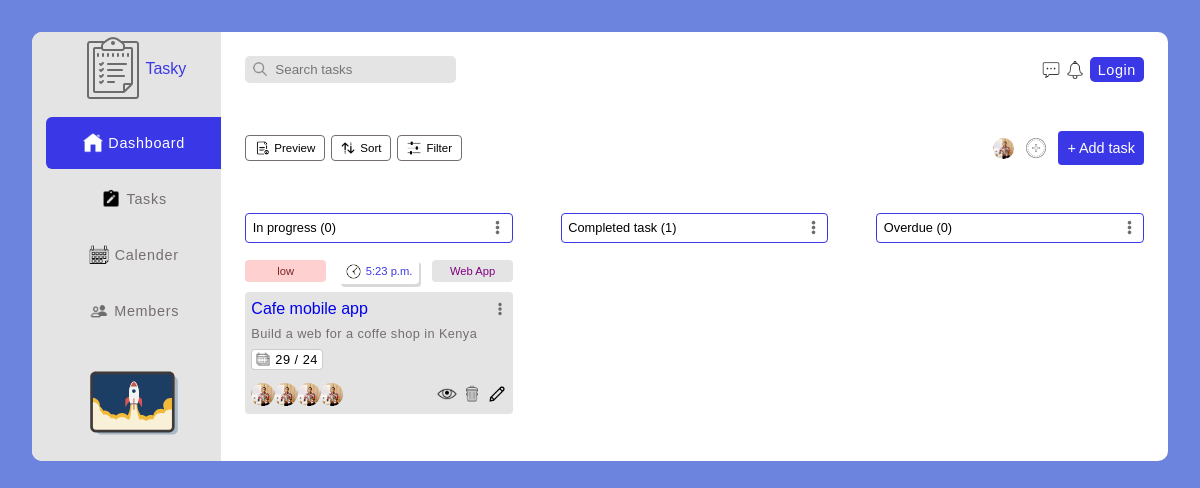
Before: / with the older database file.
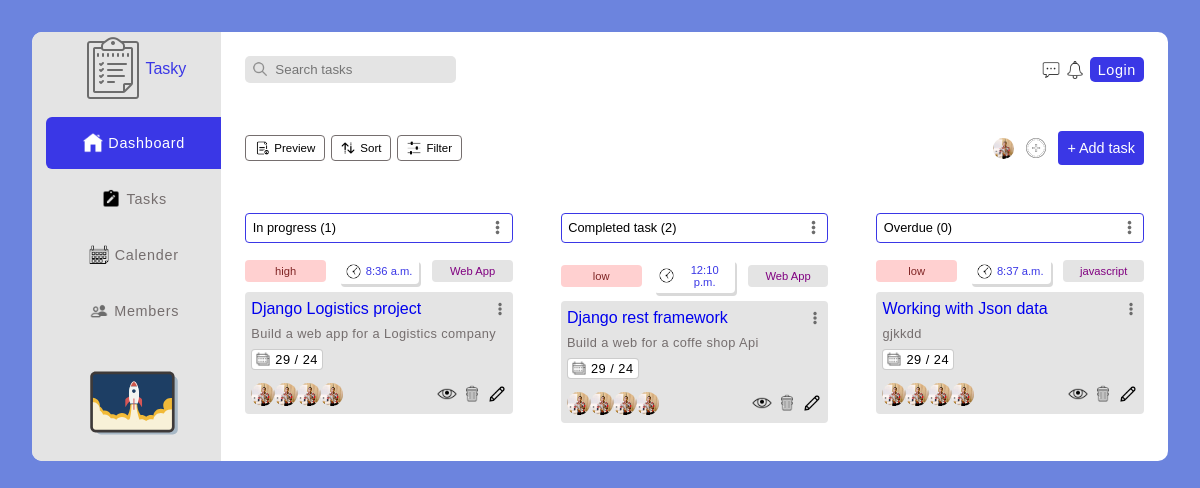
After: the same page with the newer database file.
### task/models.py (models this page shows, shortened)
class Task(models.Model):
    STATUS_CHOICES = (
        ('in progress', 'in progress'),
        ('completed', 'Completed'),
        ('overdue', 'Overdue')
    )
    PRIORITY_CHOICES = (
        ('low', 'Low'),
        ('medium', 'Medium'),
        ('high', 'High')
    )
    task_creator = models.ForeignKey(
        User, on_delete=models.CASCADE, related_name="Task_Manager")
    assigned_to = models.ForeignKey(User, on_delete=models.DO_NOTHING)
    title = models.CharField(max_length=100)
    priority = models.CharField(
        max_length=15, choices=PRIORITY_CHOICES)
    status = models.CharField(
        max_length=15, choices=STATUS_CHOICES)
    category = models.CharField(max_length=100)
    description = models.TextField()
    timestamp = models.DateTimeField(auto_now_add=True)
    due_date = models.DateTimeField()
    class Meta:
        ordering = ['-timestamp']
    def get_absolute_url(self):
        return reverse("task:task-details", kwargs={"pk": self.pk})
    def get_update_url(self):
        return reverse("task:task-update", kwargs={"pk": self.pk})

### task/views.py (the view)
# urls.py: path('', Index.as_view(), name='index'),
class Index(TemplateView):
    template_name = 'task/index.html'
    def get_context_data(self, **kwargs):
        tasks = Task.objects.all()
        context = super().get_context_data(**kwargs)
        context['inprogress_tasks'] = tasks.filter(status="in progress")
        context['overdue_tasks'] = tasks.filter(status="overdue")
        context['completed_tasks'] = tasks.filter(status="completed")
        context['tasks'] = tasks
        context['title'] = 'Task Management'
        context['addtaskform'] = AddTaskForm
        return context

### account/models.py (called while the page is built)
    def __str__(self):
        return self.username

### task/templates/task/index.html (shortened to what this page needs)
{% extends 'base.html' %}
{% load static %}
{% block content %}
<div class="pry-container">
    {% include 'sidebar.html' %}
    <section class="main-container">
        {% include 'top-nav.html' %}
        {% include 'bottom-nav.html' %}
        <div class="grid three-containers-grid status-grid-container">
                <div class="flex flex-btw status-grid inprogress-bar">
                    <p>In progress <span>({{inprogress_tasks.count}})</span></p>
                    <img src="{% static 'img/icons/icons8-menu-vertical-50.png' %}" alt="" srcset="">
                </div>
                <div class="flex flex-btw status-grid completed-bar">
                    <p>Completed task <span>({{completed_tasks.count}})</span></p>
                    <img src="{% static 'img/icons/icons8-menu-vertical-50.png' %}" alt="" srcset="">
                </div>
                <div class="flex flex-btw status-grid overdue-bar">
                    <p>Overdue <span>({{overdue_tasks.count}})</span></p>
                    <img src="{% static 'img/icons/icons8-menu-vertical-50.png' %}" alt="" srcset="">
                </div>
        </div>
        <div class="grid three-containers-grid task-grid-container">
            {% for task in tasks %}
            <div>
                <div class="grid align-ctr three-containers-grid priority-time-category">
                    <div class="priority">{{task.priority}}</div>
                    <div class="flex-ctr justify-ctr time">
                        <img src="{% static 'img/icons/icons8-time-50.png' %}" alt="" srcset="">
                        {{task.timestamp|date:"g:i a"}}
                    </div>
                    <div class="category">{{task.category}}</div>
                </div>
                <div class="task-details">
                    <div class="flex flex-btw task-title">
                        <a href="{{task.get_absolute_url}}">{{task.title}}</a>
                        <img src="{% static 'img/icons/icons8-menu-vertical-50.png' %}" alt="" srcset="">
                    </div>
                    <p class="task-desc">
                        {{task.description}}
                    </p>
                    <div class="flex-ctr task-date">
                        <img src="{% static 'img/icons/icons8-calender-64.png' %}" alt="" srcset="">
                        {{task.due_date|date:"j / y"}}
                    </div>
                    <div class="flex flex-btw users-icons">
                        <div class="relative flex profile-pix">
                            <img src="{% static 'img/profile-pic.jpg' %}" alt="" srcset="" class="cover circle">
                            <img src="{% static 'img/profile-pic.jpg' %}" alt="" srcset="" class="cover circle">
                            <img src="{% static 'img/profile-pic.jpg' %}" alt="" srcset="" class="cover circle">
                            <img src="{% static 'img/profile-pic.jpg' %}" alt="" srcset="" class="cover circle">
                        </div>
                        <div class="flex-ctr icons-div">
                            <img src="{% static 'img/icons/icons8-eye-50.png' %}" alt="" srcset="">
                            <img src="{% static 'img/icons/icons8-trash-can-100.png' %}" alt="" srcset="">
                            <a href="{{task.get_update_url}}" class="edit-task">
                                <img src="{% static 'img/icons/icons8-edit-32.png' %}" alt="" srcset="">
                            </a>
                        </div>
                    </div>
                </div>
            </div>
            {% empty %}
            <h4>No task  added</h4>
            {% endfor %}
        </div>
    </section>
</div>
{% endblock content %}

### templates/base.html (shortened to what this page needs)
{% load static %}
<html lang="en">
  {% include 'head.html' %}
  <body id="body">
      {% block content %}
      {% endblock content %}
  </body>
</html>

### templates/head.html (shortened to what this page needs)
{% load static %}
<head>
    <link rel="stylesheet" href="{% static '/css/resets-classes.css' %}" />
    <link rel="stylesheet" href="{% static '/css/styles.css' %}" />
</head>

### templates/sidebar.html
{% load static %}
<aside class="aside">
   <a href="{% url "task:index" %}" class="flex-ctr-ctr logo">
    <img src="{% static 'img/icons/icons8-tasks-64.png' %}" alt="" srcset="">
    Tasky
   </a>
   <ul>
    <li>
        <a href="http://" target="_blank" rel="noopener noreferrer" class="flex-ctr-ctr active">
            <img src="{% static 'img/icons/icons8-home-50.png' %}" alt="" srcset="">
        Dashboard
        </a>
    </li>
    <li>
        <a href="http://" class="flex-ctr-ctr">
            <img src="{% static 'img/icons/icons8-task-24.png' %}" alt="" srcset="">
        Tasks
        </a>
    </li>
    <li>
        <a href="http://" class="flex-ctr-ctr">
            <img src="{% static 'img/icons/icons8-business-64.png' %}" alt="" srcset="" class="">
        Calender
        </a>
    </li>
    <li>
        <a href="http://" class="flex-ctr-ctr">
            <img src="{% static 'img/icons/icons8-member-48.png' %}" alt="" srcset="" class="">
        Members
        </a>
    </li>
   </ul>
   <div class=" upgrade-div">
    <img src="{% static 'img/icons/rocket.svg' %}" alt="" srcset="" class="cover rocket">
   </div>
</aside>

### templates/top-nav.html
{% load static %}
<div class="flex flex-btw top-nav">
  <div class="search-bar-container">
    <img
      src="{% static 'img/icons/icons8-search-100.png' %}"
      alt=""
      srcset=""
    />
    <input
      type="search"
      name="search-task"
      id=""
      placeholder="Search tasks"
      class="search-tasks"
    />
  </div>
  <div class="flex notification-icons">
    <img
      src="{% static 'img/icons/icons8-message-50.png' %}"
      alt=""
      srcset=""
      class="icons"
    />
    <img
      src="{% static 'img/icons/icons8-notification-50.png' %}"
      alt=""
      srcset=""
      class="icons"
    />
    {% if request.user.is_authenticated %}
    <img
      src="{% static 'img/profile-pic.jpg' %}"
      alt=""
      srcset=""
      class="icons profile-pic"
    />
    <a href="{% url 'logout' %}" class="auth-btn logout-btn">Logout</a>
    {% else %}
    <a href="{% url 'login' %}" class="auth-btn login-btn">Login</a>
    {% endif %}
  </div>
</div>

### templates/bottom-nav.html
{% load static %}
<div class="flex flex-btw bottom-nav">
  <div class="flex prev-filter-sort">
    <div class="flex">
      <img
        src="{% static 'img/icons/icons8-preview-100.png' %}"
        alt=""
        srcset=""
      />
      <p>Preview</p>
    </div>
    <div class="flex sort">
      <img src="{% static 'img/icons/icons8-sort-24.png' %}" alt="" srcset="" />
      <p>Sort</p>
    </div>
    <div class="flex filter">
      <img
        src="{% static 'img/icons/icons8-filter-100.png' %}"
        alt=""
        srcset=""
      />
      <p>Filter</p>
    </div>
  </div>
  <div class="flex add-profile">
    <div class="relative flex profiles">
      <img
        src="{% static 'img/profile-pic.jpg' %}"
        alt=""
        srcset=""
        class="cover"
      />
    </div>
    <img
      src="{% static 'img/icons/icons8-add-80.png' %}"
      alt=""
      srcset=""
      class="add-icon"
    />
    <div class="pointer add-task" id="add-task-btn">
      <p>+ Add task</p>
    </div>
  </div>
</div>

### static/css/styles.css (style rules this page uses)
.pry-container { display: grid; grid-template-columns: 1fr 5fr; }
.main-container { padding: 1.5rem; padding-bottom: 0.5rem; border-top-right-radius: 10px; border-bottom-right-radius: 10px; }
.aside { position: relative; background-color: #e4e4e4; border: none; padding: 0.3rem 0 0.5rem 0.9rem; border-top-left-radius: 10px; border-bottom-left-radius: 10px; }
.aside a.logo { margin-bottom: 1rem; color: #3a37e6; }
.aside ul { margin-bottom: 1rem; }
.aside li a { color: #756e6e; border-top-left-radius: 6px; border-bottom-left-radius: 6px; text-align: center; padding: 1rem 0.3rem; margin-bottom: 0.25rem; gap: 0.35rem; font-size: 0.9rem; letter-spacing: 0.7; }
.aside li a.active, .aside li a:hover { transition: ease-in-out 0.35s; color: white; background-color: #3a37e6; }
.aside li a img { width: 20px; height: 20px; }
.aside .upgrade-div { position: relative; display: flex; justify-content: center; bottom: 0; }
.aside .rocket { width: 100px; height: 100px; margin: 0 auto; display: inline-block; }
.search-bar-container { position: relative; }
.search-bar-container img { position: absolute; left: 6px; top: 4px; width: 18px; height: 18px; }
.search-bar-container .search-tasks { background-color: #e4e4e4; color: #756e6e; border: none; border-radius: 5px; padding: 6px 4px 6px 30px; outline: none; }
.notification-icons { align-items: center; gap: 10px; }
.notification-icons img { width: 18px; height: 18px; }
.notification-icons .auth-btn { background-color: #f6214b; color: white; padding: 0.3rem 0.5rem; border-radius: 5px; letter-spacing: 0.6; font-size: 0.9rem; transition: ease-in-out 0.2s; }
.notification-icons .login-btn { background-color: #3a37e6; }
.bottom-nav { margin: 3rem 0; align-items: center; }
.bottom-nav .prev-filter-sort { gap: 6px; }
.bottom-nav .prev-filter-sort img { width: 14px; height: 14px; }
.bottom-nav .prev-filter-sort div { padding: 5px 9px; font-size: 0.72rem; border: 0.8px solid #756e6e; border-radius: 4px; align-items: center; gap: 5px; }
.bottom-nav .add-profile { gap: 10px; align-items: center; }
.bottom-nav .add-profile .profiles { align-items: center; }
.bottom-nav .add-profile .profiles img { width: 21px; height: 21px; border-radius: 50px; }
.bottom-nav .add-profile .add-icon { width: 24px; height: 24px; }
.bottom-nav .add-task { background-color: #3a37e6; color: white; font-size: 0.9rem; border-radius: 4px; padding: 9px 9px; }
.notification-icons { gap: 6px; }
.prev-filter-sort { gap: 0.5rem; }
.status-grid-container { gap: 3rem; margin-bottom: 1rem; }
.status-grid-container .status-grid { background-color: #ffffff; padding: 0.4rem; border-radius: 4px; border: 1px solid #3a37e6; font-size: 0.8rem; }
.status-grid-container .status-grid img { width: 15px; height: 15px; }
.task-grid-container { gap: 3rem; }
.task-grid-container .priority-time-category { gap: 0.8rem; margin-bottom: 0.5rem; }
.task-grid-container .priority-time-category div { font-size: 0.7rem; padding: 5px; background-color: #e4e4e4; color: purple; border: none; border-radius: 4px; text-align: center; }
.task-grid-container .priority-time-category .priority { background-color: #ffd0d0; color: #802525; }
.task-grid-container .priority-time-category .time { background-color: white; color: #3a37e6; gap: 5px; box-shadow: 2px 3px rgba(131, 131, 131, 0.3); }
.task-grid-container .priority-time-category .time img { width: 15px; height: 15px; }
.task-grid-container .task-details { background-color: #e4e4e4; padding: 8px 6px; border-radius: 4px; }
.task-grid-container .task-details .task-desc { color: #756e6e; font-size: 0.8rem; letter-spacing: 0.4; margin: 0.5rem 0; }
.task-grid-container .task-details .task-title img { width: 14px; height: 14px; }
.task-grid-container .task-details .task-date { border: 1px solid rgba(128, 128, 128, 0.4); background-color: #ffffff; border-radius: 4px; padding: 2px 4px; width: fit-content; font-size: 0.8rem; letter-spacing: 0.5; gap: 5px; }
.task-grid-container .task-details .task-date img { width: 14px; height: 14px; }
.task-grid-container .task-details .users-icons { margin-top: 13px; }
.task-grid-container .task-details .users-icons .profile-pix img { width: 23px; height: 23px; }
.task-grid-container .task-details .users-icons .icons-div { gap: 5px; }
.task-grid-container .task-details .users-icons .icons-div img { width: 20; height: 20; }

Changed rows visible on the page:
removed Task: priority "low", timestamp "5:23 p.m.", category "Web App", title "Cafe mobile app", description "Build a web for a coffe shop in Kenya", due_date "29 / 24"
added Task: priority "high", timestamp "8:36 a.m.", category "Web App", title "Django Logistics project", description "Build a web app for a Logistics company", due_date "29 / 24"
added Task: priority "low", timestamp "12:10 p.m.", category "Web App", title "Django rest framework", description "Build a web for a coffe shop Api", due_date "29 / 24"
added Task: priority "low", timestamp "8:37 a.m.", category "javascript", title "Working with Json data", description "gjkkdd", due_date "29 / 24"
Other visible differences:
{{ inprogress_tasks.count }}: "0" → "1"
{{ completed_tasks.count }}: "1" → "2"
